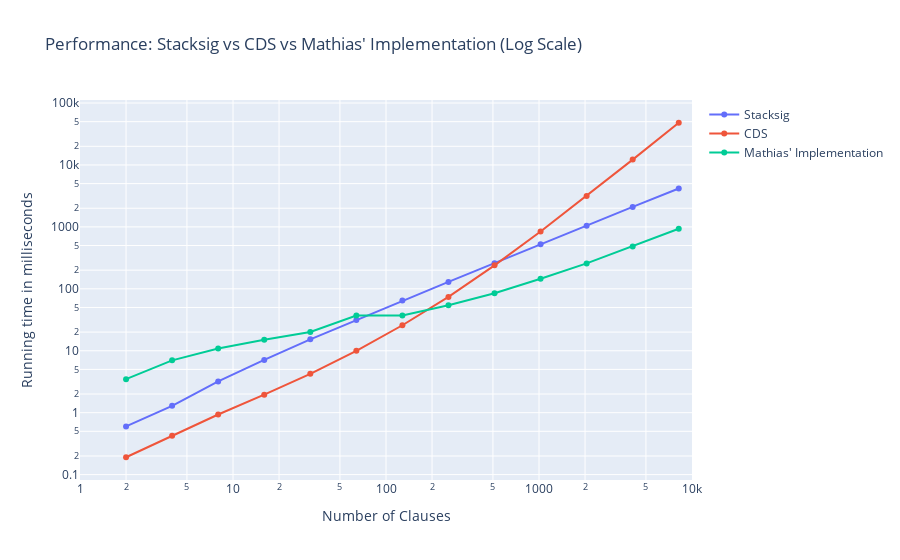

The code cell stored with this chart in its notebook:
### Code cell
stacksig = y1 + y3
cds = y2 + y4

fig = go.Figure(
    layout=go.Layout(
        title="Performance: Stacksig vs CDS vs Mathias' Implementation (Log Scale)",
        xaxis_title="Number of Clauses",
        yaxis_title="Running time in milliseconds"
    )
)

fig.add_trace(
    go.Scatter(x=x, y=stacksig, mode="lines+markers", name="Stacksig")
)

fig.add_trace(go.Scatter(x=x, y=cds, mode="lines+markers", name="CDS"))

fig.add_trace(go.Scatter(x=x, y=rot256, mode="lines+markers", name="Mathias' Implementation"))


fig.update_xaxes(type="log",range=[0,4])
fig.update_yaxes(type="log")

### Figure 1 — Plotly figure (JSON) as saved in the notebook; plotly's stock layout.template omitted (floating-point values rounded to 4 significant figures)
{"data": [{"mode": "lines+markers", "name": "Stacksig", "type": "scatter", "x": [2, 4, 8, 16, 32, 64, 128, 256, 512, 1024, 2048, 4096, 8192], "y": [0.6, 1.291, 3.201, 7.115, 15.3, 31.32, 65.06, 129.3, 259.5, 525.3, 1047.0, 2101.0, 4163.0]}, {"mode": "lines+markers", "name": "CDS", "type": "scatter", "x": [2, 4, 8, 16, 32, 64, 128, 256, 512, 1024, 2048, 4096, 8192], "y": [0.1907, 0.4234, 0.9346, 1.956, 4.246, 9.959, 25.8, 74.07, 239.2, 842.2, 3156.0, 12190.0, 48025]}, {"mode": "lines+markers", "name": "Mathias' Implementation", "type": "scatter", "x": [2, 4, 8, 16, 32, 64, 128, 256, 512, 1024, 2048, 4096, 8192], "y": [3.476, 7, 10.9, 15.02, 20.07, 37, 37.13, 54.21, 85, 145.3, 257.2, 482.6, 932.3]}], "layout": {"title": {"text": "Performance: Stacksig vs CDS vs Mathias' Implementation (Log Scale)"}, "xaxis": {"range": [0, 4], "title": {"text": "Number of Clauses"}, "type": "log"}, "yaxis": {"title": {"text": "Running time in milliseconds"}, "type": "log"}}}
